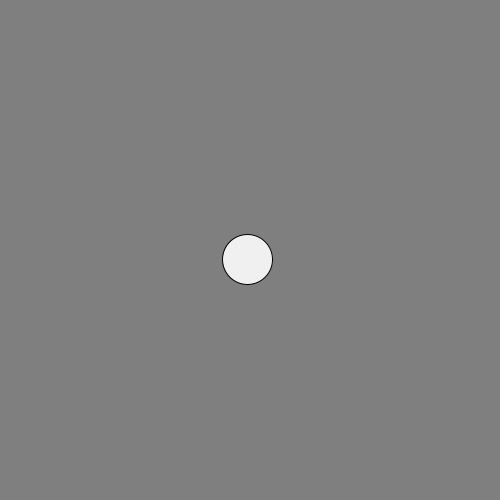
Frame 1 (no input)
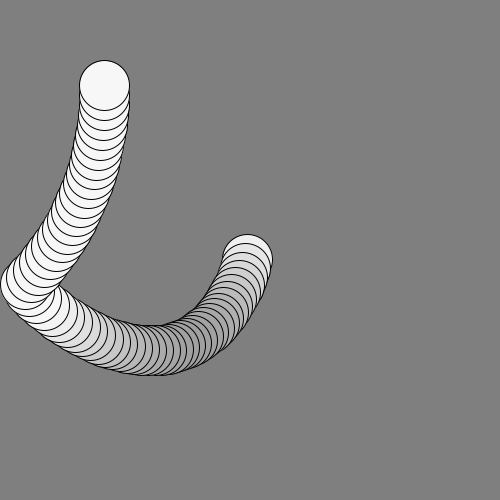
Frame 60 (the mouse pressed at the canvas centre just before this capture)
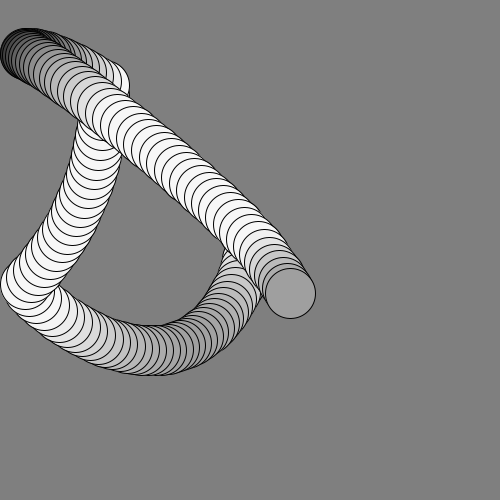
Frame 120 (the mouse held since frame 60 and released just before this capture)

The Processing sketch that drew these frames (run headless with seeded random() and noise(); from frame 60 on, the mouse is pressed at the canvas centre):

// Processing sketch: motion_08
// ── motion_08.pde
PVector position;
PVector speed;
PVector acceleration;

// acceleration due to gravity
float gravity = 1;
float dampening = .99;
float size = 50;
float mass = 1;

void setup() {
  size(500, 500);
  background(127);

  // place the ball in the center of our screen
  position = new PVector(width/2, height/2);
  randomizeSpeed();
  acceleration = new PVector(0, gravity);
}

void draw() {

  //background(127);
  
  acceleration = PVector.sub(position, new PVector(mouseX, mouseY));
  acceleration.setMag(-0.5);
  // add acceleration due to gravity to the speed_y
  
  speed.add(acceleration);
  speed.limit(10);

  // add the speed value to the position
  position.add(speed);

  // logic to make the ball bounce
  if ( position.x > width-(size/2) ) {
    position.x = width-(size/2);
    speed.x *= -1;
  }
  if (position.x < size/2) {
    position.x = size/2;
    speed.x *= -1;
  }

  if ( position.y > height-(size/2) ) {
    position.y = height-(size/2);
    speed.y *= -1;
  }
  if (position.y < size/2) {
    position.y = size/2;
    speed.y *= -1;
  }
  
  speed.mult(dampening);

  //// wrap around the screen
  //x = (x + width) % width;
  //y = (y + height) % height;
  
  fill(speed.mag()*25);
  
  circle(position.x, position.y, size);
}

void mousePressed(){
  randomizeSpeed();
}

void randomizeSpeed(){
  speed = PVector.random2D();
  speed.mult(10);
}
